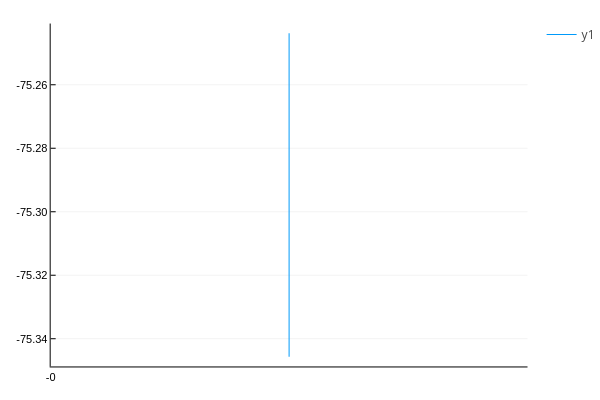

Write notebook code for a chart like this one.
### Code cell
plot(h2.^8, C)

### Figure 1 — Plotly figure (JSON) as saved in the notebook; plotly's stock layout.template omitted (floating-point values rounded to 4 significant figures)
{"data": [{"colorbar": {"title": ""}, "legendgroup": "y1", "line": {"color": "rgba(0, 154, 250, 1.000)", "dash": "solid", "shape": "linear", "width": 1}, "mode": "lines", "name": "y1", "showlegend": true, "type": "scatter", "x": [3.906e-35, 1.526e-37, 5.954e-39, 5.96e-40], "xaxis": "x", "y": [-75.35, -75.26, -75.25, -75.24], "yaxis": "y", "zmax": null, "zmin": null}], "layout": {"annotations": [], "height": 400, "legend_position": {"bgcolor": "rgba(255, 255, 255, 1.000)", "bordercolor": "rgba(0, 0, 0, 1.000)", "borderwidth": 1, "font": {"color": "rgba(0, 0, 0, 1.000)", "family": "sans-serif", "size": 11}, "title": {"font": {"color": "rgba(0, 0, 0, 1.000)", "family": "sans-serif", "size": 15}, "text": ""}, "tracegroupgap": 0, "traceorder": "normal", "x": 1, "xanchor": "auto", "y": 1, "yanchor": "auto"}, "margin": {"b": 20, "l": 0, "r": 0, "t": 20}, "paper_bgcolor": "rgba(255, 255, 255, 1.000)", "plot_bgcolor": "rgba(255, 255, 255, 1.000)", "showlegend": true, "width": 600, "xaxis": {"anchor": "y", "domain": [0.09545, 0.9934], "gridcolor": "rgba(0, 0, 0, 0.100)", "gridwidth": 0.5, "linecolor": "rgba(0, 0, 0, 1.000)", "mirror": false, "range": [-1e-16, 1e-16], "showgrid": true, "showline": true, "showticklabels": true, "tickangle": 0, "tickcolor": "rgb(0, 0, 0)", "tickfont": {"color": "rgba(0, 0, 0, 1.000)", "family": "sans-serif", "size": 11}, "tickmode": "array", "ticks": "inside", "ticktext": ["-0"], "tickvals": [-1e-16], "title": "", "titlefont": {"color": "rgba(0, 0, 0, 1.000)", "family": "sans-serif", "size": 15}, "type": "-", "visible": true, "zeroline": false, "zerolinecolor": "rgba(0, 0, 0, 1.000)"}, "yaxis": {"anchor": "x", "domain": [0.03762, 0.9902], "gridcolor": "rgba(0, 0, 0, 0.100)", "gridwidth": 0.5, "linecolor": "rgba(0, 0, 0, 1.000)", "mirror": false, "range": [-75.35, -75.24], "showgrid": true, "showline": true, "showticklabels": true, "tickangle": 0, "tickcolor": "rgb(0, 0, 0)", "tickfont": {"color": "rgba(0, 0, 0, 1.000)", "family": "sans-serif", "size": 11}, "tickmode": "array", "ticks": "inside", "ticktext": ["-75.34", "-75.32", "-75.30", "-75.28", "-75.26"], "tickvals": [-75.34, -75.32, -75.3, -75.28, -75.26], "title": "", "titlefont": {"color": "rgba(0, 0, 0, 1.000)", "family": "sans-serif", "size": 15}, "type": "-", "visible": true, "zeroline": false, "zerolinecolor": "rgba(0, 0, 0, 1.000)"}}}
